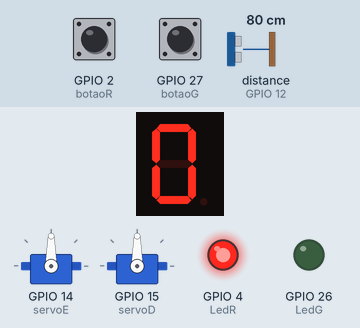
Simulated run of this sketch. Board: ESP32. Shown: 1-digit seven-segment display, 2 × servo, output pins drawn as LEDs (lit = HIGH). Wiring (from diagram.json): ultrasonic range finder: trigger GPIO 13; echo GPIO 12; 1-digit 7-segment display, segments lit when HIGH: segments GPIO 5, GPIO 18, GPIO 19, GPIO 25, GPIO 33, GPIO 23, GPIO 22, GPIO 21. The test bench sets the inputs (shaded band); at power-on: GPIO 2 (botaoR) HIGH, distance to the obstacle (sensor on GPIO 12) 80 cm, GPIO 27 (botaoG) HIGH. The echo pulse lasts 58.3 µs per cm; the segment pins are drawn as the display they are named for; pins used as bus, display or sensor lines are not drawn.

Above: at 1.2 s.
1.3 s: GPIO 2 (botaoR) pulled LOW for 0.15 s
At 1.92 s:
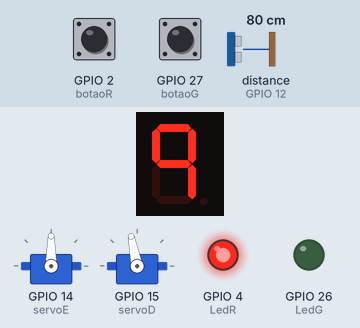
At 6.4 s:
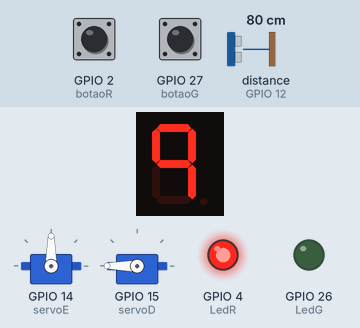
6.6 s: distance to the obstacle (sensor on GPIO 12) set to 250 cm
9.6 s: GPIO 27 (botaoG) pulled LOW for 3.2 s
At 12.0 s:
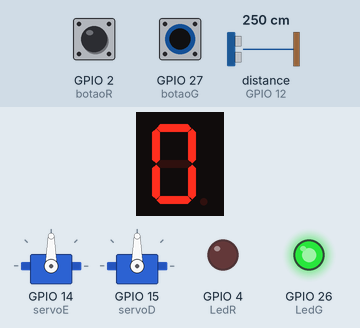
13.4 s: GPIO 27 (botaoG) pulled LOW for 0.15 s
Timing chart, 0 to 17.2 s (numbered marks = the images above; inputs shaded):
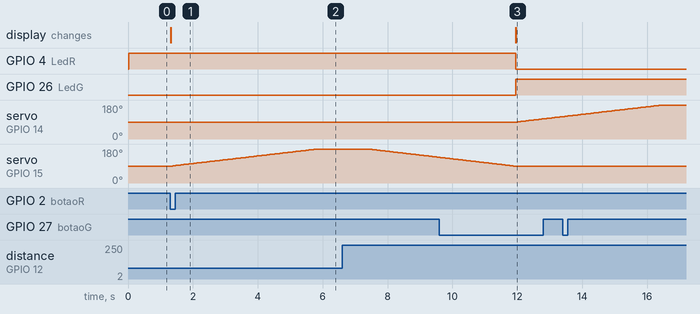

The sketch:

sketch.ino
```cpp
#include <ESP32Servo.h>
Servo servo;
Servo servo2;

// 7segment =============================
int segA = 5;
int segB = 18;
int segC = 19;
int segD = 25;
int segE = 33;
int segF = 23;
int segG = 22;
int segP = 21;
//Leds =============================
int LedG = 26;
int LedR = 4;
//Sensor =============================
int pinTrig =13;
int pinEco = 12;


//Botoes =============================
const int botaoG = 27;
const int botaoR = 2;

bool stateBtnE, previuosState1 = HIGH;
bool stateBtnS, previuosState2 = HIGH;
//Servos =============================
int servoE = 14;
int servoD = 15;


void setup() {
  Serial.begin(115200);
  // 7Segment =============================
  pinMode(segA, OUTPUT);
  pinMode(segB, OUTPUT);
  pinMode(segC, OUTPUT);
  pinMode(segD, OUTPUT);
  pinMode(segE, OUTPUT);
  pinMode(segF, OUTPUT);
  pinMode(segG, OUTPUT);
  pinMode(segP, OUTPUT);
  //Leds =============================
  pinMode(LedG, OUTPUT);
  pinMode(LedR, OUTPUT);
  //Sensor =============================
  pinMode(pinTrig, OUTPUT);
  pinMode(pinEco, INPUT);
  //Botoes =============================
  pinMode(botaoR, INPUT_PULLUP);
  pinMode(botaoG, INPUT_PULLUP);
  //Servos =============================
  servo.attach(servoE);
  servo.write(90);
  servo2.attach(servoD);
  servo.write(90);
}


void loop() {
// botoes =======================================
  stateBtnE = digitalRead(botaoG);
  stateBtnS = digitalRead(botaoR);
// Exibir valor inicial no 7segment =============
  exibir_valor();
// Gatilho ======================================
  digitalWrite(pinTrig, LOW);
  delay(2);
  digitalWrite(pinTrig, HIGH);
  delay(10);
  digitalWrite(pinTrig, LOW);

int duration = pulseIn(pinEco, HIGH);
int distancia = duration / 58;

  // Funcoes entre Sensor e leds
if (distancia > 130) {
    digitalWrite(LedG, HIGH);
    digitalWrite(LedR, LOW);
  } else {
    digitalWrite(LedG, LOW);
    digitalWrite(LedR, HIGH);
  }

// Funcoes entre Botao, servo e 7segment ========
if (stateBtnE == LOW && previuosState1 == HIGH){
  incrementar();
  exibir_valor();
  abrirentrada();
  }
if (stateBtnS == LOW && previuosState2 == HIGH){
  decrementar();
  exibir_valor();
  abrirsaida();
  }
delay(10);
}

void abrirentrada() { // Abrir Entrada
  for(int i = 90 ; i <= 180 ; i++){
    servo.write(i);

    delay(50);
  }
  delay(1500);

  for(int i = 180 ; i >= 90 ; i--){
  servo.write(i);
  delay(50);
  }
}

void abrirsaida() { // Abrir Saida
  for(int i = 90 ; i <= 180 ; i++){
    servo2.write(i);
    delay(50);
  }
  delay(1500);

  for(int i = 180 ; i >= 90 ; i--){
  servo2.write(i);
  delay(50);
  }
}

int valor = 0; //Variavel valor para exibir no 7segment

void incrementar(){ // Incrementacao numero do 7segment
  apagar();
  valor++;
  if (valor > 9) {
    valor = 0;
  }
}

void decrementar(){ // Decrementar numero do 7segmente
  apagar();
  valor--;
  if (valor < 0) {
    valor = 9;
  }
}

void exibir_valor(){ // Valor para Exibir no 7segment
  switch(valor){
    case 0:
      zero();
      break;
    case 1:
      um();
      break;
    case 2:
      dois();
      break;
    case 3:
      tres();
      break;
    case 4:
      quatro();
      break;
    case 5:
      cinco();
      break;
    case 6:
      seis();
      break;
    case 7:
      sete();
      break;
    case 8:
      oito();
      break;
    case 9:
      nove();
      break;
  }
}


void apagar (){ // Apagar numero do 7segment
  digitalWrite(segA, LOW);
  digitalWrite(segB, LOW);
  digitalWrite(segC, LOW);
  digitalWrite(segD, LOW);
  digitalWrite(segE, LOW);
  digitalWrite(segF, LOW);
  digitalWrite(segG, LOW);
}

// Numeros de 0 a 9 usados no 7segment
void zero (){
  digitalWrite(segA, HIGH);
  digitalWrite(segB, HIGH);
  digitalWrite(segC, HIGH);
  digitalWrite(segD, HIGH);
  digitalWrite(segE, HIGH);
  digitalWrite(segF, HIGH);
}
void um (){
  digitalWrite(segB, HIGH);
  digitalWrite(segC, HIGH);
}
void dois (){
  digitalWrite(segA, HIGH);
  digitalWrite(segB, HIGH);
  digitalWrite(segD, HIGH);
  digitalWrite(segE, HIGH);
  digitalWrite(segG, HIGH);
}
void tres (){
  digitalWrite(segA, HIGH);
  digitalWrite(segB, HIGH);
  digitalWrite(segC, HIGH);
  digitalWrite(segD, HIGH);
  digitalWrite(segG, HIGH);
}
void quatro (){
  digitalWrite(segB, HIGH);
  digitalWrite(segC, HIGH);
  digitalWrite(segF, HIGH);
  digitalWrite(segG, HIGH);
}
void cinco(){
  digitalWrite(segA, HIGH);
  digitalWrite(segC, HIGH);
  digitalWrite(segD, HIGH);
  digitalWrite(segF, HIGH);
  digitalWrite(segG, HIGH);
}
void seis(){
  digitalWrite(segA, HIGH);
  digitalWrite(segC, HIGH);
  digitalWrite(segD, HIGH);
  digitalWrite(segE, HIGH);
  digitalWrite(segF, HIGH);
  digitalWrite(segG, HIGH);
}
void sete(){
  digitalWrite(segA, HIGH);
  digitalWrite(segB, HIGH);
  digitalWrite(segC, HIGH);
}
void oito(){
  digitalWrite(segA, HIGH);
  digitalWrite(segB, HIGH);
  digitalWrite(segC, HIGH);
  digitalWrite(segD, HIGH);
  digitalWrite(segE, HIGH);
  digitalWrite(segF, HIGH);
  digitalWrite(segG, HIGH);
}
void nove(){
  digitalWrite(segA, HIGH);
  digitalWrite(segB, HIGH);
  digitalWrite(segC, HIGH);
  digitalWrite(segF, HIGH);
  digitalWrite(segG, HIGH);
}
```

Measured:
- after the input at 1.3 s, servo on GPIO 15 (servoD): moves from 90° to 180° over 4.5 s, starting after 0.07 s; the display: changes at once (image 1)
- after the input at 9.6 s, servo on GPIO 14 (servoE): moves from 90° to 118° over 1.4 s, starting after 2.4 s; the display: changes after 2.4 s (image 3)
